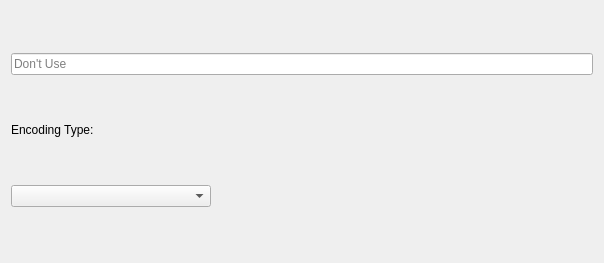
<?xml version="1.0" encoding="UTF-8"?>
<ui version="4.0">
 <class>Compressor</class>
 <widget class="QWidget" name="Compressor">
  <property name="geometry">
   <rect>
    <x>0</x>
    <y>0</y>
    <width>604</width>
    <height>263</height>
   </rect>
  </property>
  <property name="baseSize">
   <size>
    <width>0</width>
    <height>0</height>
   </size>
  </property>
  <property name="windowTitle">
   <string>Form</string>
  </property>
  <layout class="QVBoxLayout" name="verticalLayout">
   <item>
    <widget class="QLineEdit" name="custom">
     <property name="placeholderText">
      <string>Don't Use</string>
     </property>
    </widget>
   </item>
   <item>
    <widget class="QLabel" name="label">
     <property name="sizePolicy">
      <sizepolicy hsizetype="Minimum" vsizetype="Maximum">
       <horstretch>0</horstretch>
       <verstretch>0</verstretch>
      </sizepolicy>
     </property>
     <property name="maximumSize">
      <size>
       <width>120</width>
       <height>16777215</height>
      </size>
     </property>
     <property name="layoutDirection">
      <enum>Qt::LeftToRight</enum>
     </property>
     <property name="text">
      <string>Encoding Type:</string>
     </property>
     <property name="scaledContents">
      <bool>false</bool>
     </property>
     <property name="alignment">
      <set>Qt::AlignLeading|Qt::AlignLeft|Qt::AlignVCenter</set>
     </property>
     <property name="wordWrap">
      <bool>false</bool>
     </property>
    </widget>
   </item>
   <item>
    <widget class="QComboBox" name="cb_type">
     <property name="sizePolicy">
      <sizepolicy hsizetype="Preferred" vsizetype="Maximum">
       <horstretch>0</horstretch>
       <verstretch>0</verstretch>
      </sizepolicy>
     </property>
     <property name="maximumSize">
      <size>
       <width>200</width>
       <height>16777215</height>
      </size>
     </property>
     <property name="currentText">
      <string/>
     </property>
    </widget>
   </item>
  </layout>
 </widget>
 <resources/>
 <connections/>
</ui>
